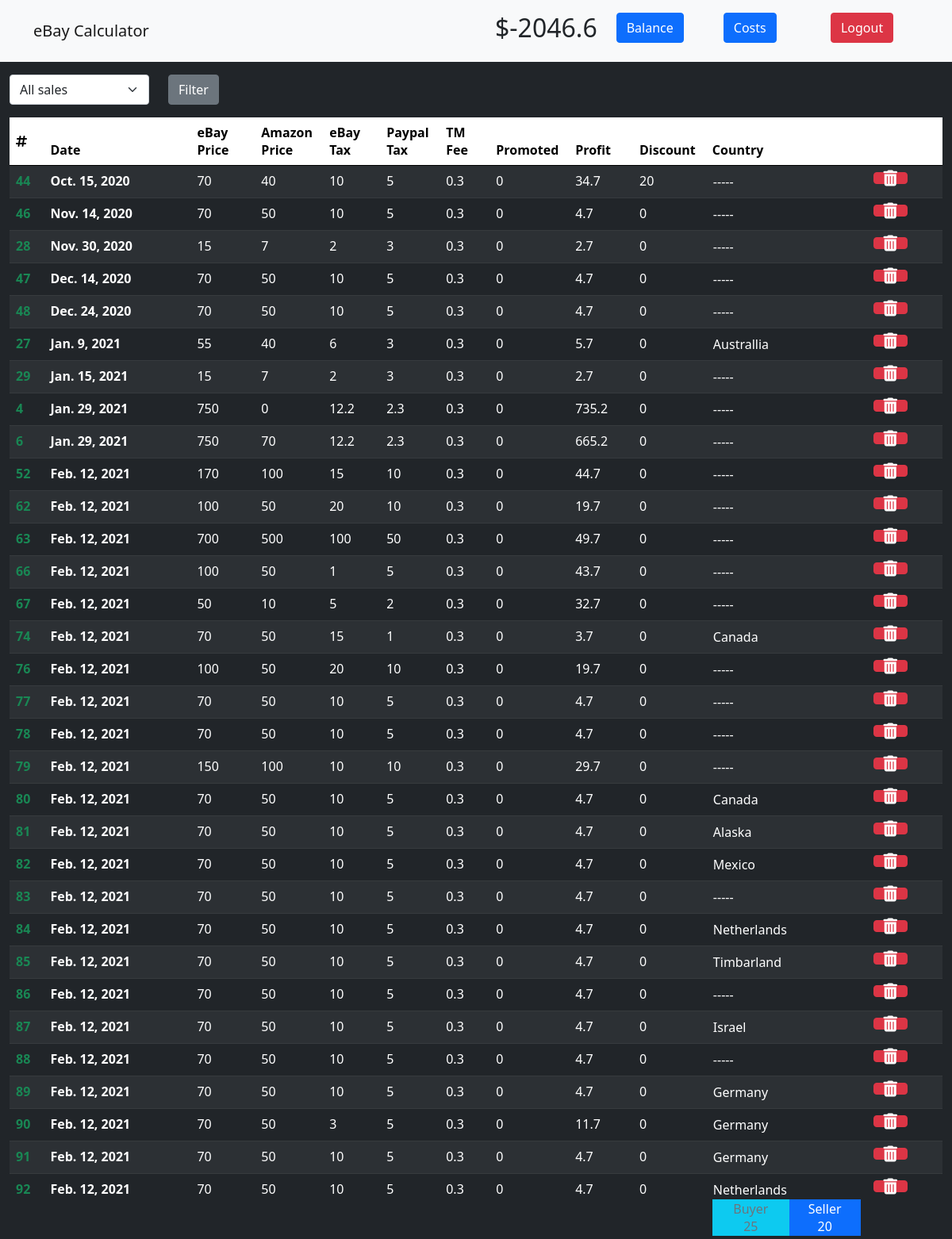
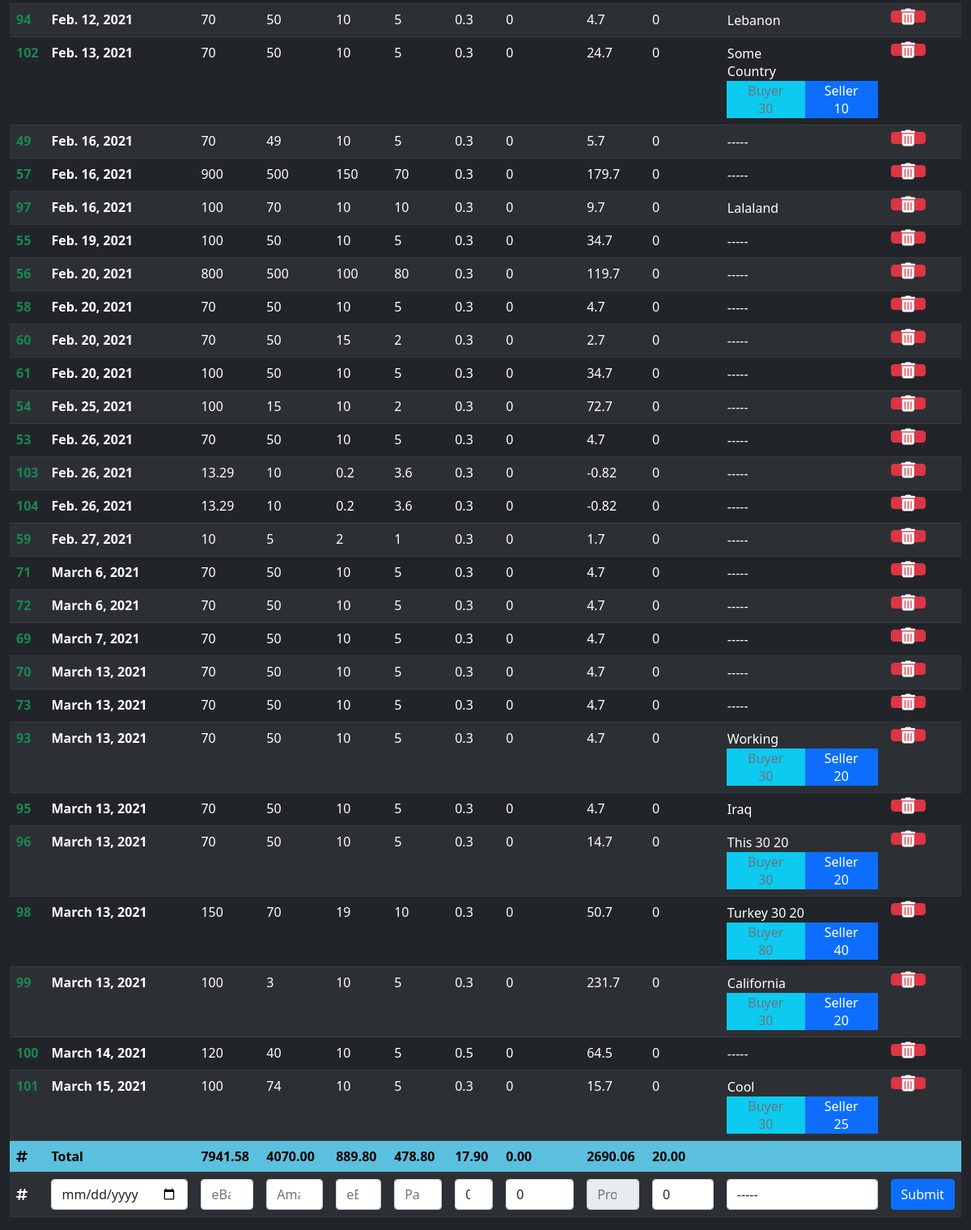
/panel (signed in), run on an earlier commit of the app's database (2 pictures, top to bottom).
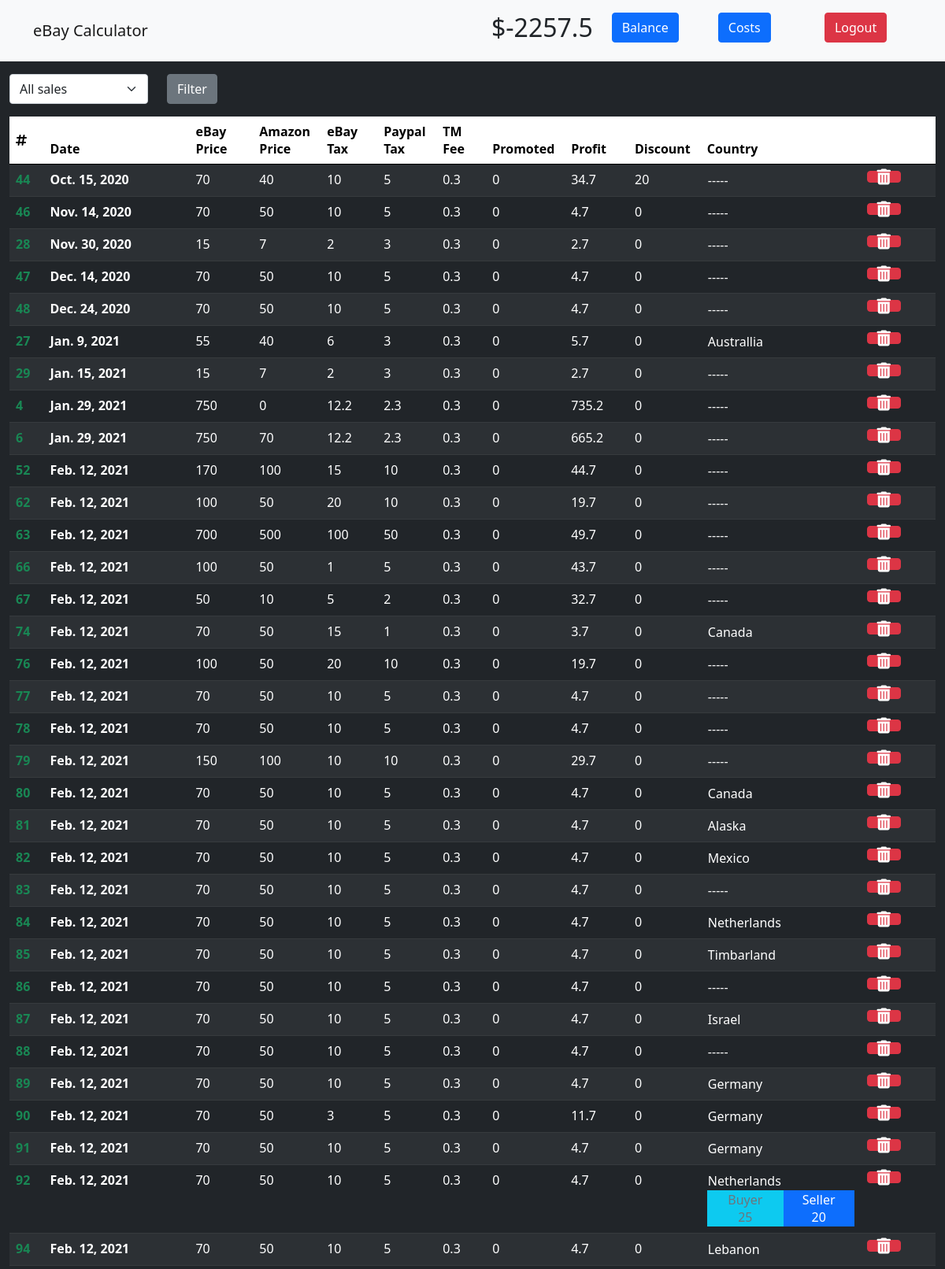
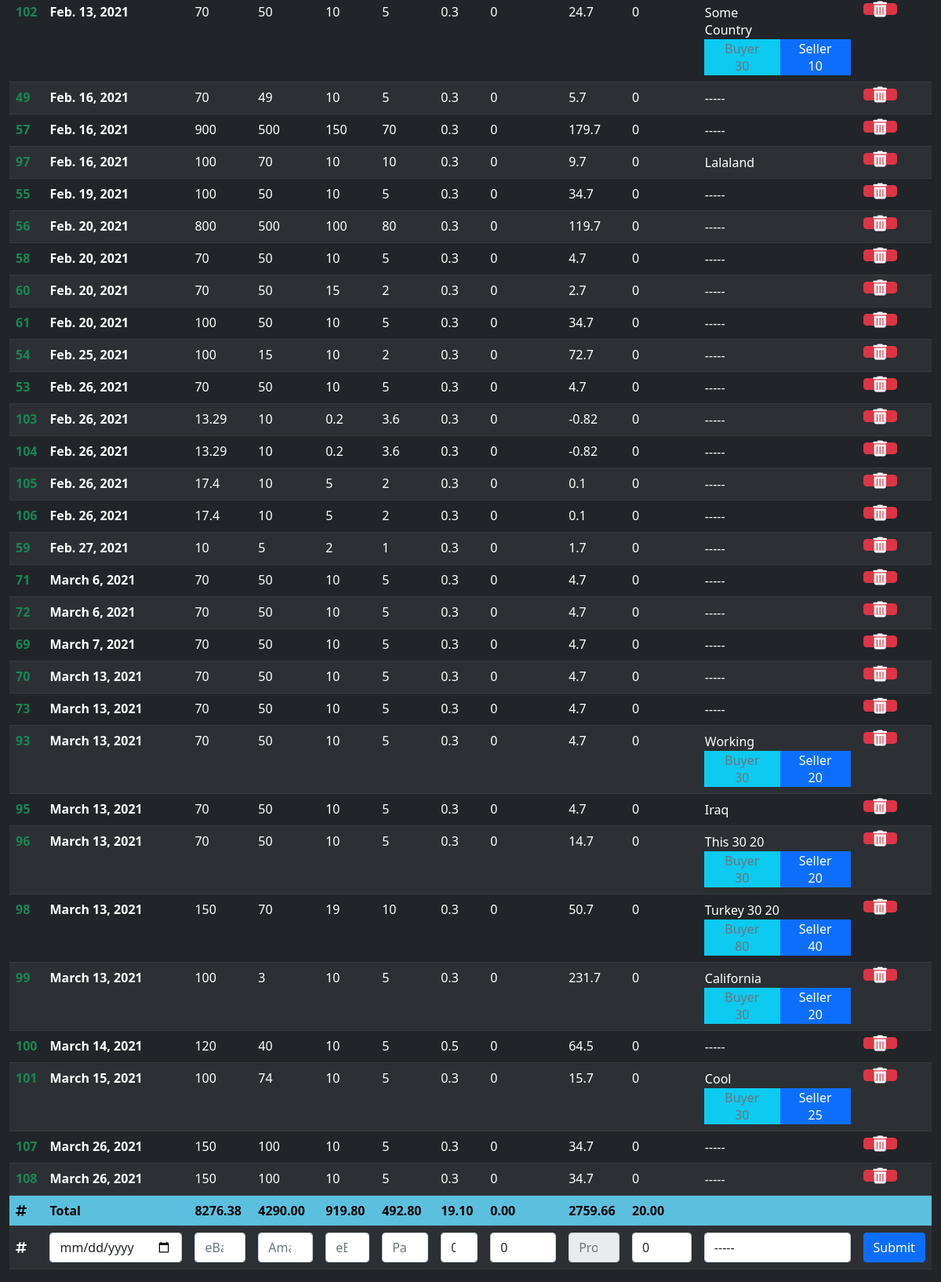
And on a later commit of the database (2 pictures, top to bottom).
### core/models.py (models this page shows, shortened)
class Balance(models.Model):
    user = models.OneToOneField(User, on_delete=models.CASCADE, default=0)
    balance = models.FloatField(default=0)

class SaleEntry(models.Model):
    date = models.DateField()
    ebay_price = models.FloatField()
    amazon_price = models.FloatField()
    ebay_tax = models.FloatField()
    paypal_tax = models.FloatField()
    tm_fee = models.FloatField(default=0.3)
    promoted = models.FloatField(default=0)
    profit = models.FloatField()
    discount = models.FloatField(default=0)
    country = models.CharField(max_length=100, default="-"*5)
    user = models.ForeignKey(User, on_delete=models.CASCADE, default=0)

class HipShipper(models.Model):
    buyer_paid = models.FloatField()
    seller_paid = models.FloatField()
    sale_entry = models.OneToOneField(SaleEntry, on_delete=models.CASCADE, default=0)

### core/views.py (the view)
# urls.py: path('panel', views.panel, name='panel'),
@login_required(login_url='index')
def panel(request):
    context = {
        'years_months': GET_SALES_YEARS_MONTHS(request),
        'gifts_years_months': GET_GIFTS_YEARS_MONTHS(request),
        'form': SaleEntryForm(),
        'giftform': GiftForm(),
        'costform': CostForm(),
        'hipshipperform': HipShipperForm(),
        'user_sales': SaleEntry.objects.filter(user=request.user.id).order_by('date'),
        'hipshippers': HipShipper.objects.all(),
        'user_balance': Balance.objects.get(user=request.user).balance,
        'costs': Cost.objects.filter(user=request.user)
    }
    if request.method == "GET":
        if "btn_select_date" in request.GET:
            selected_filter = request.GET.get('s_filter_sales_by_date')
            if str(selected_filter) != 'all':
                year = int(str(selected_filter).split('-')[0])
                month = int(str(selected_filter).split('-')[1])
                context['user_sales_filtered_y'] = year
                context['user_sales_filtered_m'] = month
                date_from = f'{year}-{month}-16'
                date_to = f'{year}-{month+1}-15'
                if month == 12:
                    date_from = f'{year}-12-16'
                    date_to = f'{year+1}-01-15'
                if month == 9:
                    date_from = f'{year}-0{month}-16'
                    date_to = f'{year}-{month+1}-15'
                elif month < 10:
                    date_from = f'{year}-0{month}-16'
                    date_to = f'{year}-0{month+1}-15'
                context['user_sales'] = SaleEntry.objects.filter(user=request.user.id, date__range=[date_from, date_to]).order_by('date')
    return render(request, 'panel.html', context)

### core/forms.py
class GiftForm(ModelForm):
    class Meta:
        model = Gift
        exclude = ('user',)
        widgets = {
            'date': DateInput(attrs={'class': 'form-control', 'value': date.today, 'id':'f_gift_date'}),
            'gift_money': forms.NumberInput(attrs={'class': 'form-control', 'placeholder': 'Gift Card (100, 300 ...)', 'id':'f_gift_money', 'onkeyup': 'calc_add_to_balance()'}),
            'gift_tax': forms.NumberInput(attrs={'class': 'form-control', 'placeholder': 'Tax', 'id':'f_gift_tax', 'onkeyup': 'calc_add_to_balance()'}),
        }

### core/templatetags/filters.py (called while the page is built)
@register.filter(name='roundFloat')
def round_float(value, arg):
    return format(value, '.' + str(arg) + 'f').rstrip('0').rstrip('.')

### core/views.py (called while the page is built)
def SORT_DICT(dict_notsorted):
    lst = dict_notsorted
    lst = collections.OrderedDict(sorted(lst.items()))
    for item in lst.items():
        item[1].sort()
    return lst

def GET_GIFTS_YEARS_MONTHS(request):
    gifts = Gift.objects.filter(user=request.user.id)
    years_months = {}
    for gift in gifts:
        if gift.date.year not in years_months.keys():
            years_months[gift.date.year] = []
    for year in years_months:
        for gift in Gift.objects.filter(user=request.user.id, date__range=[f'{year}-01-16', f'{year+1}-01-15']):
            if gift.date.day >= 16:
                if gift.date.month not in years_months[year]:
                    years_months[year].append(gift.date.month)
            else:
                if gift.date.month > 1:
                    if gift.date.month - 1 not in years_months[year]:
                        years_months[year].append(gift.date.month-1)
                else:
                    if 12 not in years_months[year]:
                        years_months[year].append(12)
    return SORT_DICT(years_months)

### templates/panel.html (shortened to what this page needs)
{% extends 'base.html' %}
{% load static %}
{% block content %}
<div class="container-fluid my-3">
    <form onsubmit="filter_sales(event)">
        <div class="row">
            <div class="col-2">
                <select class='form-select' name="s_filter_sales_by_date" id="s_sales_filter_by_date">
                    <option value="all">All sales</option>
                </select>
            </div>
            <div class="col-1">
                <input type="submit" class="btn btn-secondary" name="btn_select_date" value="Filter">
            </div>
            <div class="col-1 text-center rounded" style="font-size: 1.5rem;" id="total-profit">
            </div>
        </div>
    </form>
    {% include 'sales_table.html' %}
</div>
{% endblock %}

### templates/base.html (shortened to what this page needs)
{% load static %}
<html lang="en">
<head>
    <link href="https://cdn.jsdelivr.net/npm/bootstrap@5.0.0-beta1/dist/css/bootstrap.min.css" rel="stylesheet">
    <link rel="stylesheet" type="text/css" href="{% static 'css/style.css' %}">
</head>
<body class='bg-dark' {% if open_login %} onload="document.getElementById('btn_open_login').click();" {% endif %}>
    <nav class="navbar navbar-light bg-light static-top">
        <div class="container">
            <a class="navbar-brand" href="{% url 'index' %}">eBay Calculator</a>
            {% if not user.is_authenticated %}
            <button id="btn_open_login" type="button" class="btn btn-primary" data-toggle="modal" data-target="#sign_in_modal">Sign In</button>
            {% else %}
            <div class="navbar-text row w-50">
                <span class='col'>
                    <div class="text-dark"><h2 id="div_user_balance">${{ user_balance|floatformat }}</h2></div>
                </span>
                <span class="col">
                    <button id="btn_open_balance" type="button" class="btn btn-primary" data-toggle="modal" data-target="#balance_modal">Balance</button>
                </span>
                <span class="col">
                    <button id="btn_open_costs" type="button" class="btn btn-primary" data-toggle="modal" data-target="#costs_modal">Costs</button>
                </span>
                <span class='col'>
                    <a class='btn btn-danger text-white' href="{% url 'logout' %}">Logout</a>
                </span>
            </div>
            {% endif %}
        </div>
    </nav>
    {% block content %}
    {% endblock %}
</body>
</html>

### templates/sales_table.html (shortened to what this page needs)
{% load filters %}
<table id="table_sales" class="table table-dark table-striped table-sticky table-hover">
    <thead>
      <tr class="stickyrow">
        <th scope="col" class="align-middle"><i class="fa fa-hashtag fa-md"></i></th>
        <th scope="col">Date</th>
        <th scope="col">eBay Price</th>
        <th scope="col">Amazon Price</th>
        <th scope="col">eBay Tax</th>
        <th scope="col">Paypal Tax</th>
        <th scope="col">TM Fee</th>
        <th scope="col">Promoted</th>
        <th scope="col">Profit</th>
        <th scope="col">Discount</th>
        <th scope="col">Country</th>
        <th scope="col"></th>
      </tr>
    </thead>
    <tbody>
        {% for sale in user_sales %}
        <tr>
            <th class="text-success">{{ sale.id }}</th>
            <th>{{ sale.date }}</th>
            <td class="editable sumtable" data-id="{{ sale.id }}" data-type="ebay_price">{{ sale.ebay_price|roundFloat:2 }}</td>
            <td class="editable sumtable" data-id="{{ sale.id }}" data-type="amazon_price">{{ sale.amazon_price|roundFloat:2 }}</td>
            <td class="editable sumtable" data-id="{{ sale.id }}" data-type="ebay_tax">{{ sale.ebay_tax|roundFloat:2 }}</td>
            <td class="editable sumtable" data-id="{{ sale.id }}" data-type="paypal_tax">{{ sale.paypal_tax|roundFloat:2 }}</td>
            <td class="editable sumtable" data-id="{{ sale.id }}" data-type="tm_fee">{{ sale.tm_fee|roundFloat:2 }}</td>
            <td class="editable sumtable" data-id="{{ sale.id }}" data-type="promoted">{{ sale.promoted|roundFloat:2 }}</td>
            <td class="sumtable" id="loop" data-id="{{ sale.id }}" data-type="profit">{{ sale.profit|roundFloat:2 }}</th>
            <td class="editable sumtable" data-id="{{ sale.id }}" data-type="discount">{{ sale.discount|roundFloat:2 }}</td>
            <td class="editable" data-id="{{ sale.id }}" data-type="country">
                <table>
                    <tr>
                        <td class="get-country w-100">
                            {{ sale.country }}
                        </td>
                    </tr>
                    <tr class="w-100">
                        {% for hip in hipshippers %}
                            {% if hip.sale_entry == sale %}
                                <td class="bg-info text-center text-secondary w-25">
                                    <span>Buyer</span>
                                    <br />
                                    <div id="div_hipshipper_buyer">{{ hip.buyer_paid|roundFloat:2 }}</div>
                                </td>
                                <td class="bg-primary text-center px-4">
                                    <span>Seller</span>
                                    <br />
                                    <div id="div_hipshipper_seller">{{ hip.seller_paid|roundFloat:2 }}</div>
                                </td>
                            {% endif %}
                        {% endfor %}
                    </tr>
                </table>
            </td>
            <td data-id="{{ sale.id }}" data-type="submit">
                <button data-id="{{ sale.id }}" type="submit" class="btn btn-danger btn-delete-sale" onclick="delete_sale(this)" >
                    <i class="fa fa-trash-alt fa-lg"></i>
                </button>
            </td>
        </tr>
        {% endfor %}
        <form id="form_add_sale">
            <tr>
                <th class="align-middle"><i class="fa fa-hashtag fa-md"></i></th>
                {% for field in form %}
                    {% if field is not form.user %}
                    <td>
                        {{ field }}
                    </td>
                    {% else %}
                        {{ field }}
                    {% endif %}
                {% endfor %}
                <td><input class="btn btn-primary" type="submit" display="inline" name="btn_register_sale"></td>
            </tr>
        </form>
    </tbody>
</table>

### static/css/style.css (style rules this page uses)
body { color:white; }
.stickyrow { --bs-table-bg: white; color: black; }
.stickyrow th { position: sticky; top: 0; }

What changed in the data, as far as the page shows it:
changed Balance: balance "-2046.6" → "-2257.5"
added SaleEntry: id "105", date "Feb. 26, 2021", ebay_price "17.4", amazon_price "10", ebay_tax "5", paypal_tax "2", tm_fee "0.3", promoted "0", profit "0.1", discount "0", country "-----"
added SaleEntry: id "106", date "Feb. 26, 2021", ebay_price "17.4", amazon_price "10", ebay_tax "5", paypal_tax "2", tm_fee "0.3", promoted "0", profit "0.1", discount "0", country "-----"
added SaleEntry: id "107", date "March 26, 2021", ebay_price "150", amazon_price "100", ebay_tax "10", paypal_tax "5", tm_fee "0.3", promoted "0", profit "34.7", discount "0", country "-----"
added SaleEntry: id "108", date "March 26, 2021", ebay_price "150", amazon_price "100", ebay_tax "10", paypal_tax "5", tm_fee "0.3", promoted "0", profit "34.7", discount "0", country "-----"
Also different on the page:
text written by a page script: "Total 7941.58 4070.00 889.80 478.80 17.90 0.00 2690.06 20.00" → "Total 8276.38 4290.00 919.80 492.80 19.10 0.00 2759.66 20.00"
